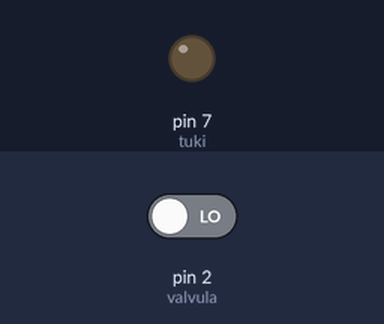
A sketch run on a simulated Arduino Uno, built with avr-gcc and run on an emulated ATmega328P. Parts: output pins drawn as LEDs (lit = HIGH). Dashed ring = blinking. Inputs (shaded band) come from the test bench; at power-on: pin 2 (valvula) LOW.

Above: at 1.2 s.
1.3 s: pin 2 (valvula) driven HIGH
At 1.37 s:
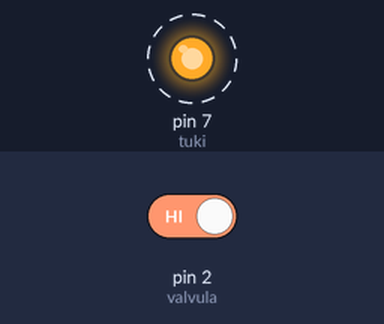
4.3 s: pin 2 (valvula) driven LOW
At 5.1 s:
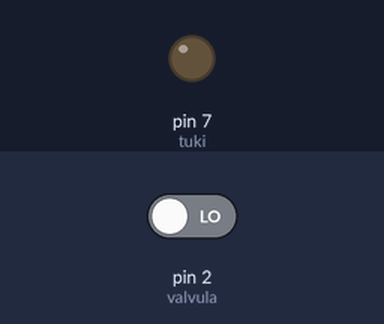
Timing chart, 0 to 7.3 s (numbered marks = the images above; inputs shaded):
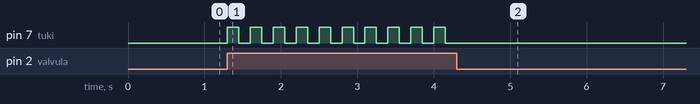

Measured:
- after the input at 1.3 s, pin 7 (tuki): alternates HIGH for 0.15 s and LOW for 0.15 s, starting at once
- after the input at 4.3 s, pin 7 (tuki): stops changing and stays LOW

The sketch:

diransa_arduino_aut.ino
```cpp
int tuki = 7;
int valvula = 2;
int valvulaEstado;

void setup() {
  pinMode(tuki, OUTPUT);
  pinMode(valvula, INPUT);
}

void loop() {
  valvulaEstado = digitalRead(valvula);

 if(valvulaEstado == 1){
    digitalWrite(tuki, HIGH);
    delay(150);
    digitalWrite(tuki, LOW);
    delay(150);
 }
}
```
